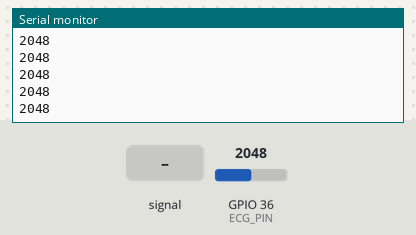
The sketch below on a simulated ESP32. Shown: the last lines printed to the serial monitor. Inputs (shaded band) come from the test bench; at power-on: GPIO 36 (ECG_PIN) = 2048 (analog values on the 0–4095 scale). Nothing arrives over Bluetooth unless stated; a phone connects over Bluetooth LE 3 s after start.

Above: at 1.2 s.
1.3 s: GPIO 36 (ECG_PIN) fed a 200 Hz sine of ±327 counts around its level
At 2.3 s:
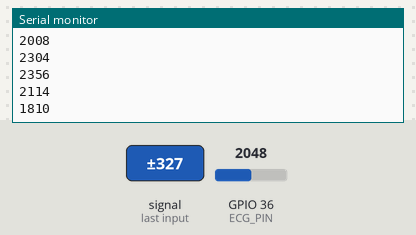
4.3 s: GPIO 36 (ECG_PIN) set to 2866
At 5.0 s:
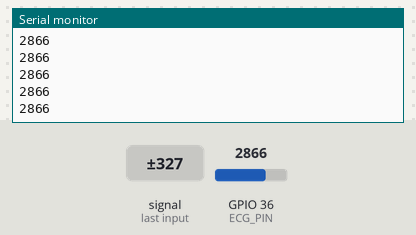
5.8 s: GPIO 36 (ECG_PIN) fed a 1000 Hz sine of ±1023 counts around its level
7.3 s: GPIO 36 (ECG_PIN) set to 4095
At 8.4 s:
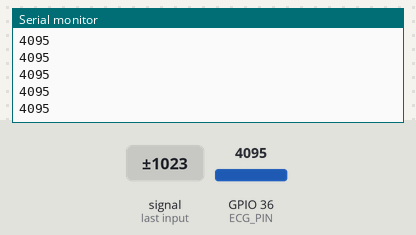
Timing chart, 0 to 9.8 s (numbered marks = the images above; inputs shaded):
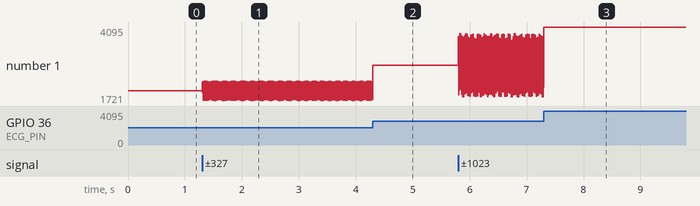

Measured:
- after the input at 1.3 s, the serial monitor: prints a new line at once (image 1)
- plotted number 1: 2048 → 1766 after the input at 1.3 s

The sketch:

ESP_ECG_BLE.ino
```cpp
#include <BLEDevice.h>
#include <BLEServer.h>
#include <BLEUtils.h>
#include <BLE2902.h>

#define ECG_PIN 36

#define SERVICE_UUID        "12345678-1234-1234-1234-1234567890ab"
#define CHARACTERISTIC_UUID "abcd1234-5678-1234-5678-1234567890ab"

BLECharacteristic *pCharacteristic;
BLEServer *pServer = NULL;

bool deviceConnected = false;
bool oldDeviceConnected = false;

#define SAMPLES_PER_PACKET 12
uint8_t buffer[SAMPLES_PER_PACKET * 2];
int indexBuffer = 0;

unsigned long lastSampleTime = 0;
const int sampleInterval = 4000;

class MyServerCallbacks: public BLEServerCallbacks {
    void onConnect(BLEServer* pServer) {
      deviceConnected = true;
      Serial.println(">> Client connected");
    };

    void onDisconnect(BLEServer* pServer) {
      deviceConnected = false;
      Serial.println(">> Client disconnected");
    }
};

void setup() {
  Serial.begin(115200);

  analogReadResolution(12);
  analogSetAttenuation(ADC_11db);

  BLEDevice::init("ESP32_ECG_Monitor");
  BLEDevice::setMTU(100);

  pServer = BLEDevice::createServer();
  pServer->setCallbacks(new MyServerCallbacks());

  BLEService *pService = pServer->createService(SERVICE_UUID);
  pCharacteristic = pService->createCharacteristic(
                      CHARACTERISTIC_UUID,
                      BLECharacteristic::PROPERTY_NOTIFY
                    );
  pCharacteristic->addDescriptor(new BLE2902());

  pService->start();
  pServer->getAdvertising()->start();

  Serial.println("BLE Active. Waiting for connection...");
}

void loop() {
  if (!deviceConnected && oldDeviceConnected) {
      delay(200);
      pServer->getAdvertising()->start();
      Serial.println("Restarting advertising...");
      oldDeviceConnected = deviceConnected;
  }

  if (deviceConnected && !oldDeviceConnected) {
      oldDeviceConnected = deviceConnected;
  }

  if (micros() - lastSampleTime >= sampleInterval) {
    lastSampleTime = micros();
    uint16_t ecgValue = analogRead(ECG_PIN);


    Serial.println(ecgValue);

    buffer[indexBuffer++] = ecgValue & 0xFF;
    buffer[indexBuffer++] = (ecgValue >> 8) & 0xFF;

    if (indexBuffer >= SAMPLES_PER_PACKET * 2) {
      if (deviceConnected) {
        pCharacteristic->setValue(buffer, sizeof(buffer));
        pCharacteristic->notify();
      }
      indexBuffer = 0;
    }
  }
}
```
